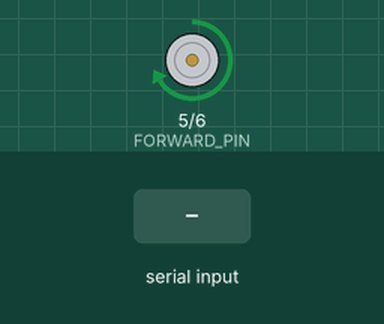
Recording of a sketch running on a simulated Arduino Uno, built with avr-gcc and run on an emulated ATmega328P. Shown: motor-driver pin pairs drawn as motors (green arrow = first pin HIGH = forward, orange = second pin HIGH = backward, longer = more drive, scaled by the enable pin). The inputs (shaded band) are chosen by the test bench. What the sketch prints to the serial monitor is not drawn.

Above: at 1.2 s.
1.3 s: "90,45\n" received over Serial
At 1.9 s:
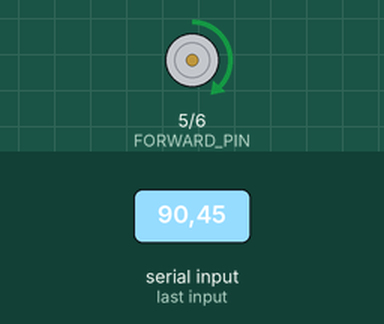
4.3 s: "30,150\n" received over Serial
At 6.9 s:
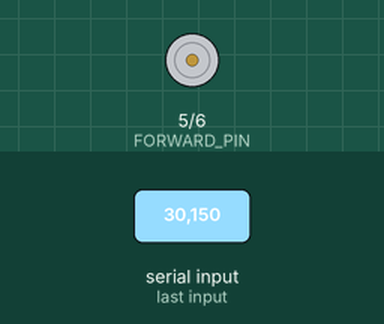
7.3 s: "5\n" received over Serial
At 9.4 s:
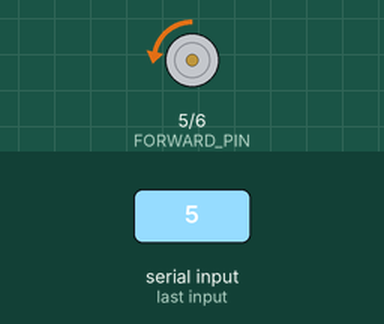
9.8 s: "90\n" received over Serial
At 11.4 s:
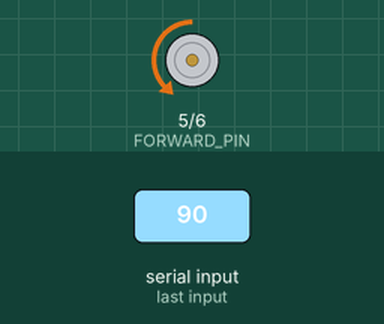
12.3 s: "200\n" received over Serial
At 14.5 s:
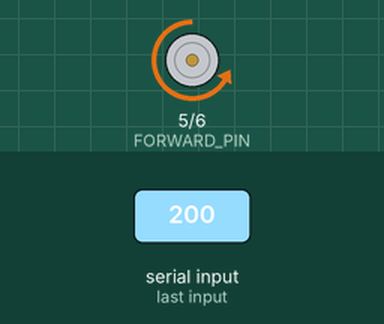
Timing chart, 0 to 15.8 s (numbered marks = the images above; inputs shaded):
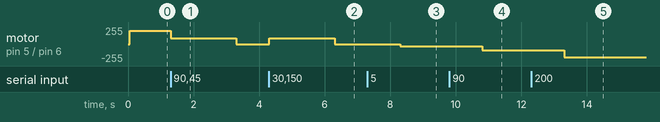

Measured:
- after the input at 1.3 s, motor on pin 5 (FORWARD_PIN) / pin 6 (BACKWARD_PIN): forward 200/255 → forward 90/255 at once, → stopped 2.0 s later
- after the input at 4.3 s, motor on pin 5 (FORWARD_PIN) / pin 6 (BACKWARD_PIN): stopped → forward 90/255 at once, → stopped 2.0 s later
- after the input at 7.3 s, motor on pin 5 (FORWARD_PIN) / pin 6 (BACKWARD_PIN): stopped → backward 30/255 after 1.0 s
- after the input at 9.8 s, motor on pin 5 (FORWARD_PIN) / pin 6 (BACKWARD_PIN): backward 30/255 → backward 90/255 after 1.0 s
- after the input at 12.3 s, motor on pin 5 (FORWARD_PIN) / pin 6 (BACKWARD_PIN): backward 90/255 → backward 200/255 after 1.0 s

The sketch:

H-bridge.ino
```cpp
#define FORWARD_PIN 5
#define BACKWARD_PIN 6
#define PWM_PIN 9

int speed = 200;
bool direction = true;
void setup() {
  Serial.begin(9600);

  pinMode(FORWARD_PIN, OUTPUT);
  pinMode(BACKWARD_PIN, OUTPUT);
  pinMode(PWM_PIN, OUTPUT);
  Serial.println("You can input speed and direction like this:");
  Serial.println("100 0");
  Serial.println("where 100 is speed, 0 or 1 is derection (1 forward, 0 backward)");
}

void loop() {
  if (Serial.available() > 0) {
    speed = Serial.parseInt();
    direction = Serial.parseInt();
  }
  move();
}

void move() {
  if (direction) {
    digitalWrite(FORWARD_PIN, HIGH);
    digitalWrite(BACKWARD_PIN, LOW);
    analogWrite(PWM_PIN, speed);
  } else {
    digitalWrite(FORWARD_PIN, LOW);
    digitalWrite(BACKWARD_PIN, HIGH);
    analogWrite(PWM_PIN, speed);
  }
}
```
